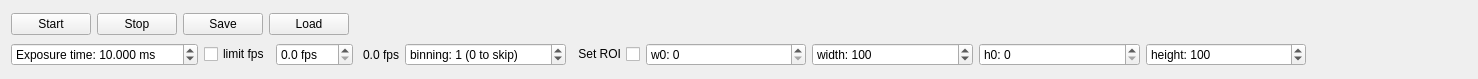
<?xml version="1.0" encoding="UTF-8"?>
<ui version="4.0">
 <class>Camera</class>
 <widget class="QWidget" name="Camera">
  <property name="geometry">
   <rect>
    <x>0</x>
    <y>0</y>
    <width>1478</width>
    <height>79</height>
   </rect>
  </property>
  <property name="windowTitle">
   <string>Camera</string>
  </property>
  <layout class="QVBoxLayout" name="verticalLayout">
   <item>
    <layout class="QHBoxLayout" name="horizontalLayout">
     <item>
      <widget class="QPushButton" name="startButton">
       <property name="sizePolicy">
        <sizepolicy hsizetype="Preferred" vsizetype="Fixed">
         <horstretch>0</horstretch>
         <verstretch>0</verstretch>
        </sizepolicy>
       </property>
       <property name="text">
        <string>Start</string>
       </property>
      </widget>
     </item>
     <item>
      <widget class="QPushButton" name="stopButton">
       <property name="text">
        <string>Stop</string>
       </property>
      </widget>
     </item>
     <item>
      <widget class="QPushButton" name="saveButton">
       <property name="text">
        <string>Save</string>
       </property>
      </widget>
     </item>
     <item>
      <widget class="QPushButton" name="loadButton">
       <property name="text">
        <string>Load</string>
       </property>
      </widget>
     </item>
     <item>
      <spacer name="horizontalSpacer">
       <property name="orientation">
        <enum>Qt::Horizontal</enum>
       </property>
       <property name="sizeHint" stdset="0">
        <size>
         <width>40</width>
         <height>20</height>
        </size>
       </property>
      </spacer>
     </item>
    </layout>
   </item>
   <item>
    <layout class="QHBoxLayout" name="horizontalLayout_3">
     <item>
      <widget class="QDoubleSpinBox" name="exposuretimeBox">
       <property name="sizePolicy">
        <sizepolicy hsizetype="MinimumExpanding" vsizetype="Fixed">
         <horstretch>0</horstretch>
         <verstretch>0</verstretch>
        </sizepolicy>
       </property>
       <property name="prefix">
        <string>Exposure time: </string>
       </property>
       <property name="suffix">
        <string> ms</string>
       </property>
       <property name="decimals">
        <number>3</number>
       </property>
       <property name="minimum">
        <double>0.001000000000000</double>
       </property>
       <property name="maximum">
        <double>10000.000000000000000</double>
       </property>
       <property name="value">
        <double>10.000000000000000</double>
       </property>
      </widget>
     </item>
     <item>
      <widget class="QCheckBox" name="framerateenableBox">
       <property name="text">
        <string>limit fps</string>
       </property>
      </widget>
     </item>
     <item>
      <widget class="QDoubleSpinBox" name="framerateBox">
       <property name="suffix">
        <string> fps</string>
       </property>
       <property name="decimals">
        <number>1</number>
       </property>
      </widget>
     </item>
     <item>
      <widget class="QLabel" name="fpsLabel">
       <property name="sizePolicy">
        <sizepolicy hsizetype="Minimum" vsizetype="Preferred">
         <horstretch>0</horstretch>
         <verstretch>0</verstretch>
        </sizepolicy>
       </property>
       <property name="text">
        <string> 0.0 fps</string>
       </property>
       <property name="alignment">
        <set>Qt::AlignRight|Qt::AlignTrailing|Qt::AlignVCenter</set>
       </property>
      </widget>
     </item>
     <item>
      <widget class="QSpinBox" name="binningBox">
       <property name="sizePolicy">
        <sizepolicy hsizetype="MinimumExpanding" vsizetype="Fixed">
         <horstretch>0</horstretch>
         <verstretch>0</verstretch>
        </sizepolicy>
       </property>
       <property name="suffix">
        <string> (0 to skip)</string>
       </property>
       <property name="prefix">
        <string>binning: </string>
       </property>
       <property name="minimum">
        <number>0</number>
       </property>
       <property name="maximum">
        <number>4</number>
       </property>
       <property name="value">
        <number>1</number>
       </property>
      </widget>
     </item>
     <item>
      <widget class="QCheckBox" name="roiBox">
       <property name="layoutDirection">
        <enum>Qt::RightToLeft</enum>
       </property>
       <property name="text">
        <string>Set ROI</string>
       </property>
      </widget>
     </item>
     <item>
      <widget class="QSpinBox" name="woffsetBox">
       <property name="sizePolicy">
        <sizepolicy hsizetype="MinimumExpanding" vsizetype="Fixed">
         <horstretch>0</horstretch>
         <verstretch>0</verstretch>
        </sizepolicy>
       </property>
       <property name="suffix">
        <string/>
       </property>
       <property name="prefix">
        <string>w0: </string>
       </property>
       <property name="maximum">
        <number>10000</number>
       </property>
      </widget>
     </item>
     <item>
      <widget class="QSpinBox" name="widthBox">
       <property name="sizePolicy">
        <sizepolicy hsizetype="MinimumExpanding" vsizetype="Fixed">
         <horstretch>0</horstretch>
         <verstretch>0</verstretch>
        </sizepolicy>
       </property>
       <property name="prefix">
        <string>width: </string>
       </property>
       <property name="minimum">
        <number>10</number>
       </property>
       <property name="maximum">
        <number>10000</number>
       </property>
       <property name="value">
        <number>100</number>
       </property>
      </widget>
     </item>
     <item>
      <widget class="QSpinBox" name="hoffsetBox">
       <property name="sizePolicy">
        <sizepolicy hsizetype="MinimumExpanding" vsizetype="Fixed">
         <horstretch>0</horstretch>
         <verstretch>0</verstretch>
        </sizepolicy>
       </property>
       <property name="prefix">
        <string>h0: </string>
       </property>
       <property name="maximum">
        <number>10000</number>
       </property>
      </widget>
     </item>
     <item>
      <widget class="QSpinBox" name="heightBox">
       <property name="sizePolicy">
        <sizepolicy hsizetype="MinimumExpanding" vsizetype="Fixed">
         <horstretch>0</horstretch>
         <verstretch>0</verstretch>
        </sizepolicy>
       </property>
       <property name="prefix">
        <string>height: </string>
       </property>
       <property name="minimum">
        <number>10</number>
       </property>
       <property name="maximum">
        <number>10000</number>
       </property>
       <property name="value">
        <number>100</number>
       </property>
      </widget>
     </item>
     <item>
      <spacer name="horizontalSpacer_2">
       <property name="orientation">
        <enum>Qt::Horizontal</enum>
       </property>
       <property name="sizeHint" stdset="0">
        <size>
         <width>40</width>
         <height>20</height>
        </size>
       </property>
      </spacer>
     </item>
    </layout>
   </item>
  </layout>
 </widget>
 <tabstops>
  <tabstop>startButton</tabstop>
  <tabstop>stopButton</tabstop>
  <tabstop>saveButton</tabstop>
  <tabstop>loadButton</tabstop>
  <tabstop>exposuretimeBox</tabstop>
  <tabstop>framerateenableBox</tabstop>
  <tabstop>framerateBox</tabstop>
  <tabstop>binningBox</tabstop>
  <tabstop>roiBox</tabstop>
  <tabstop>woffsetBox</tabstop>
  <tabstop>widthBox</tabstop>
  <tabstop>hoffsetBox</tabstop>
  <tabstop>heightBox</tabstop>
 </tabstops>
 <resources/>
 <connections/>
</ui>
